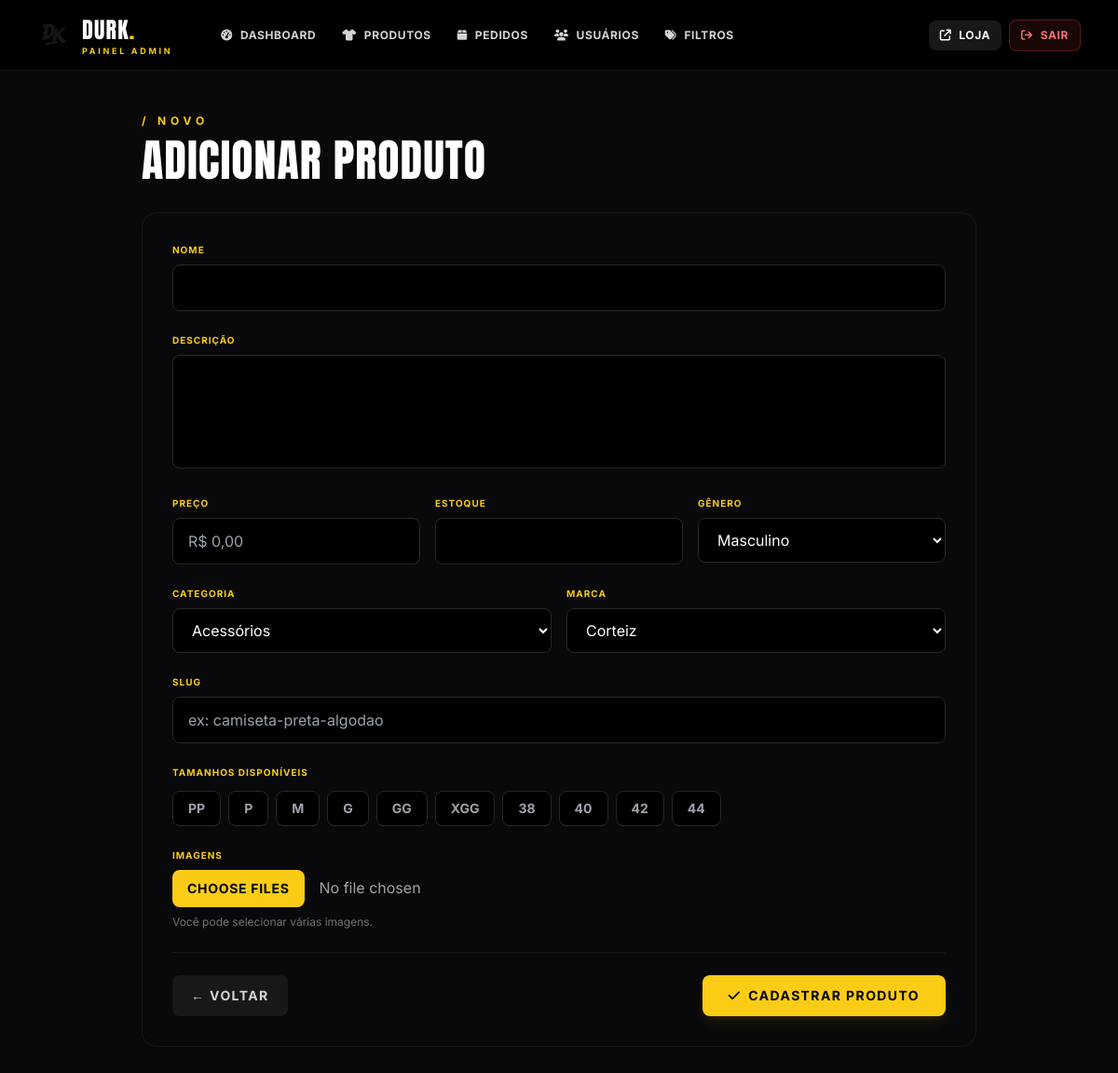
/admin/produto_adicionar.php (signed in), run on the app's committed database.
### tables this page shows
CREATE TABLE `tamanhos` (
  `id` INT AUTO_INCREMENT PRIMARY KEY,
  `descricao` VARCHAR(20) NOT NULL
);

### admin/produto_adicionar.php (the view, shortened to what this page needs)
<?php
include '../backend/db.php';
$categorias = $conn->query("SELECT id, nome FROM categorias ORDER BY nome");
$marcas = $conn->query("SELECT id, nome FROM marcas ORDER BY nome");
$tamanhos = $conn->query("SELECT id, descricao FROM tamanhos ORDER BY id");
include 'includes/header.php';
?>
<main class="bg-zinc-950/40 min-h-screen p-4 sm:p-6 lg:p-10">
  <div class="max-w-4xl mx-auto">
    <div class="mb-8">
      <span class="text-yellow-400 text-xs uppercase tracking-[0.4em] font-bold">/ Novo</span>
      <h1 class="font-display text-5xl text-white mt-2">ADICIONAR PRODUTO</h1>
    </div>
    <div class="bg-zinc-950 border border-zinc-900 rounded-2xl p-6 md:p-8">
      <form method="POST" enctype="multipart/form-data" class="space-y-6">
        <div>
          <label class="block text-[10px] font-bold text-yellow-400 uppercase tracking-widest mb-2">Nome</label>
          <input type="text" name="nome" required class="w-full px-4 py-3 bg-black border border-zinc-800 text-white rounded-lg focus:outline-none focus:border-yellow-400 transition" />
        </div>
        <div>
          <label class="block text-[10px] font-bold text-yellow-400 uppercase tracking-widest mb-2">Descrição</label>
          <textarea name="descricao" rows="4" required class="w-full px-4 py-3 bg-black border border-zinc-800 text-white rounded-lg focus:outline-none focus:border-yellow-400 transition resize-none"></textarea>
        </div>
        <div class="grid grid-cols-1 sm:grid-cols-3 gap-4">
          <div>
            <label class="block text-[10px] font-bold text-yellow-400 uppercase tracking-widest mb-2">Preço</label>
            <input type="text" name="preco" required class="w-full px-4 py-3 bg-black border border-zinc-800 text-white rounded-lg focus:outline-none focus:border-yellow-400 transition" placeholder="R$ 0,00" />
          </div>
          <div>
            <label class="block text-[10px] font-bold text-yellow-400 uppercase tracking-widest mb-2">Estoque</label>
            <input type="number" min="0" name="estoque" required class="w-full px-4 py-3 bg-black border border-zinc-800 text-white rounded-lg focus:outline-none focus:border-yellow-400 transition" />
          </div>
          <div>
            <label class="block text-[10px] font-bold text-yellow-400 uppercase tracking-widest mb-2">Gênero</label>
            <select name="genero" class="w-full px-4 py-3 bg-black border border-zinc-800 text-white rounded-lg focus:outline-none focus:border-yellow-400 transition">
              <option value="masculino">Masculino</option>
            </select>
          </div>
        </div>
        <div class="grid grid-cols-1 sm:grid-cols-2 gap-4">
          <div>
            <label class="block text-[10px] font-bold text-yellow-400 uppercase tracking-widest mb-2">Categoria</label>
            <select name="categoria_id" required class="w-full px-4 py-3 bg-black border border-zinc-800 text-white rounded-lg focus:outline-none focus:border-yellow-400 transition">
              <?php while ($c = $categorias->fetch_assoc()): ?>
                <option value="<?= $c['id'] ?>"><?= htmlspecialchars($c['nome']) ?></option>
              <?php endwhile; ?>
            </select>
          </div>
          <div>
            <label class="block text-[10px] font-bold text-yellow-400 uppercase tracking-widest mb-2">Marca</label>
            <select name="marca_id" required class="w-full px-4 py-3 bg-black border border-zinc-800 text-white rounded-lg focus:outline-none focus:border-yellow-400 transition">
              <?php while ($m = $marcas->fetch_assoc()): ?>
                <option value="<?= $m['id'] ?>"><?= htmlspecialchars($m['nome']) ?></option>
              <?php endwhile; ?>
            </select>
          </div>
        </div>
        <div>
          <label class="block text-[10px] font-bold text-yellow-400 uppercase tracking-widest mb-2">Slug</label>
          <input type="text" name="slug" class="w-full px-4 py-3 bg-black border border-zinc-800 text-white rounded-lg focus:outline-none focus:border-yellow-400 transition" placeholder="ex: camiseta-preta-algodao" />
        </div>
        <div>
          <label class="block text-[10px] font-bold text-yellow-400 uppercase tracking-widest mb-3">Tamanhos disponíveis</label>
          <div class="flex flex-wrap gap-2">
            <?php while ($t = $tamanhos->fetch_assoc()): ?>
              <label class="cursor-pointer">
                <span class="inline-block px-4 py-2 bg-black border border-zinc-800 text-zinc-400 rounded-lg text-sm font-bold peer-checked:bg-yellow-400 peer-checked:text-black peer-checked:border-yellow-400 transition">
                  <?= htmlspecialchars($t['descricao']) ?>
                </span>
              </label>
            <?php endwhile; ?>
          </div>
        </div>
        <div>
          <label class="block text-[10px] font-bold text-yellow-400 uppercase tracking-widest mb-2">Imagens</label>
          <input type="file" name="imagens[]" multiple accept="image/*" class="w-full text-zinc-400 file:mr-4 file:py-2.5 file:px-4 file:rounded-lg file:border-0 file:bg-yellow-400 file:text-black file:font-bold file:text-sm file:uppercase file:tracking-wider file:cursor-pointer hover:file:bg-yellow-300 cursor-pointer" />
          <p class="text-xs text-zinc-500 mt-2">Você pode selecionar várias imagens.</p>
        </div>
        <div class="flex flex-col sm:flex-row justify-between gap-3 pt-6 border-t border-zinc-900">
          <a href="produtos.php" class="px-5 py-3 text-sm uppercase tracking-widest font-bold rounded-lg bg-zinc-900 hover:bg-zinc-800 text-zinc-300 transition text-center">← Voltar</a>
          <button type="submit" class="px-7 py-3 text-sm uppercase tracking-widest font-bold rounded-lg bg-yellow-400 hover:bg-yellow-300 text-black transition shadow-lg shadow-yellow-400/10 inline-flex items-center justify-center gap-2">
            <i class="fa-solid fa-check"></i> Cadastrar Produto
          </button>
        </div>
      </form>
    </div>
  </div>
</main>
<?php include 'includes/footer.php'; ?>

### admin/includes/header.php (style rules this page uses)
html, body { background: #0a0a0a; color: #fafafa; font-family: 'Inter', sans-serif; -webkit-font-smoothing: antialiased; }
body { min-height: 100vh; display: flex; flex-direction: column; }
main { flex: 1; }
.font-display { font-family: 'Anton', sans-serif; letter-spacing: 0.02em; }

### data on the page
tamanhos: descricao "PP"
tamanhos: descricao "P"
tamanhos: descricao "M"
tamanhos: descricao "G"
tamanhos: descricao "GG"
tamanhos: descricao "XGG"
tamanhos: descricao "38"
tamanhos: descricao "40"
tamanhos: descricao "42"
tamanhos: descricao "44"

### other printed values
$label "DASHBOARD"
$label "PRODUTOS"
$label "PEDIDOS"
$label "USUÁRIOS"
$label "FILTROS"
form field categoria_id "Acessórios"
form field marca_id "Corteiz"
